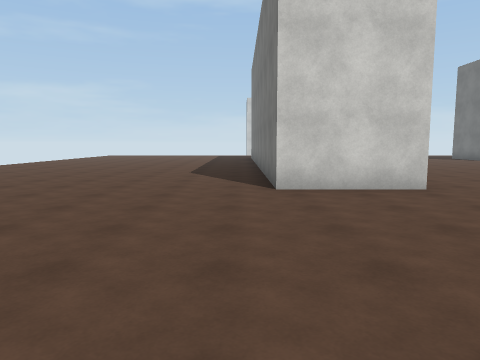
[1] (above)

23 first-person views from a walk through a scene from a Unity 3-D project. The camera is 1.5 m above the floor, tilts 6° down and sees 70° across. The floor is counted in squares, 2 m on a side. Each view is taken from the middle of a square. On the plan, view 1 faces up. The plan holds only what a view shows up to about 11 squares ahead; the rest is blank. The place goes on beyond the plan. The player is left out. Surface patterns are stand-ins for the level's own textures.

[2]
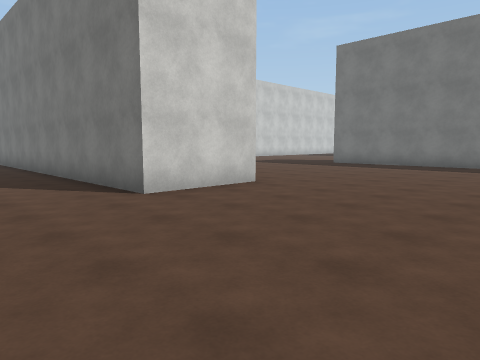

[3]
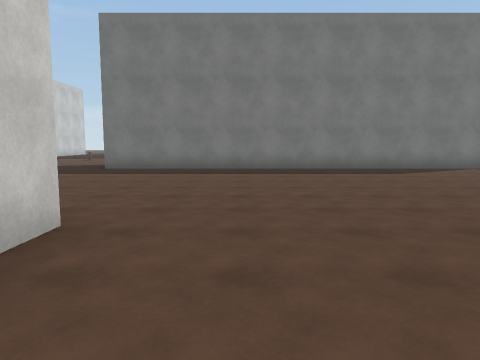

[4]
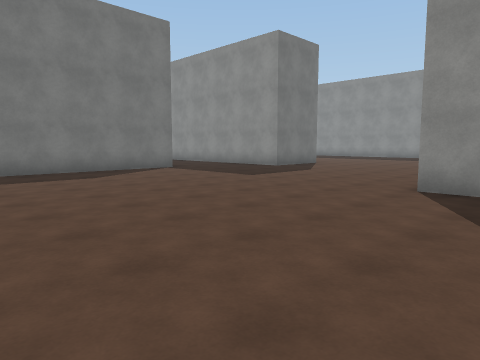

[5]
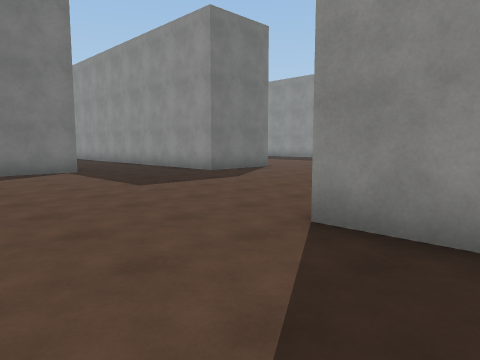

[6]
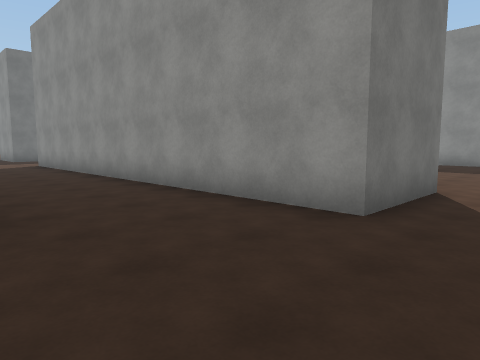

[7]
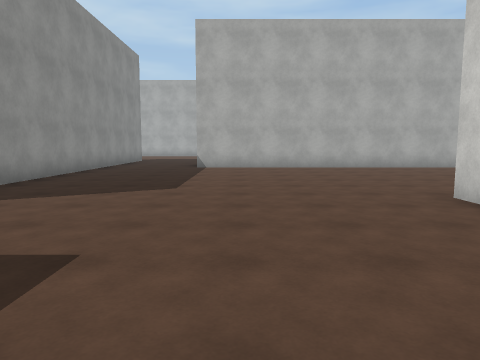

[8]
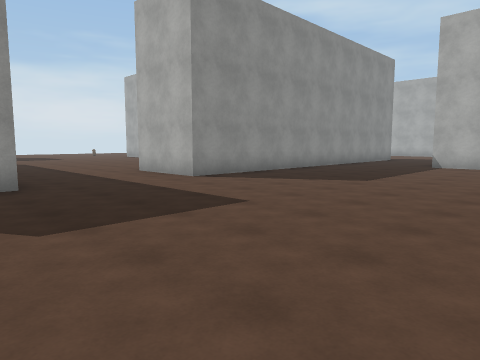

[9]
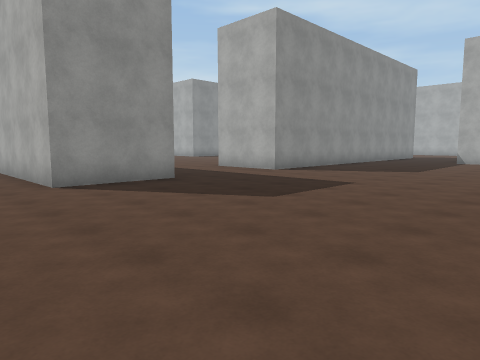

[10]
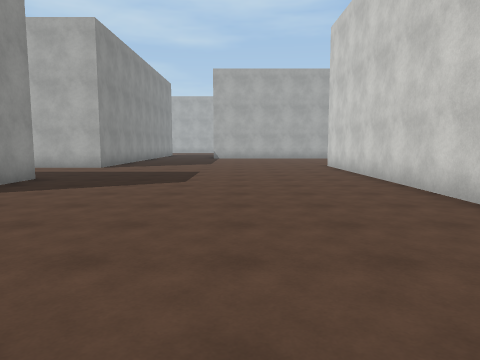

[11]
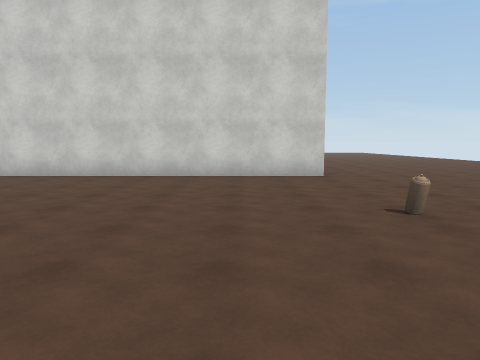

[12]
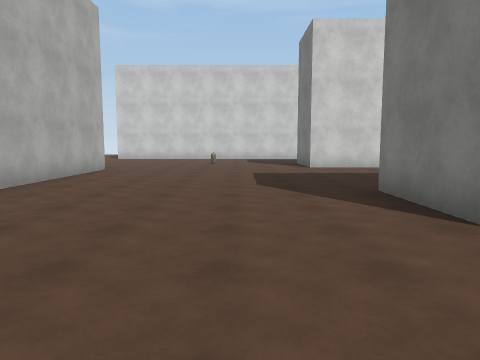

[13]
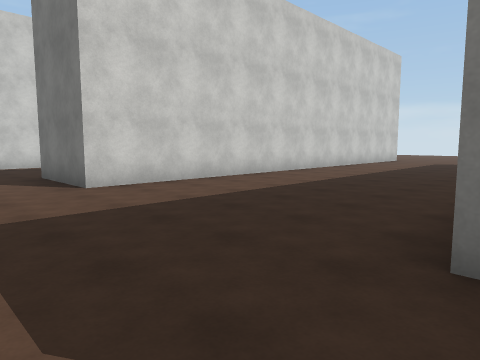

[14]
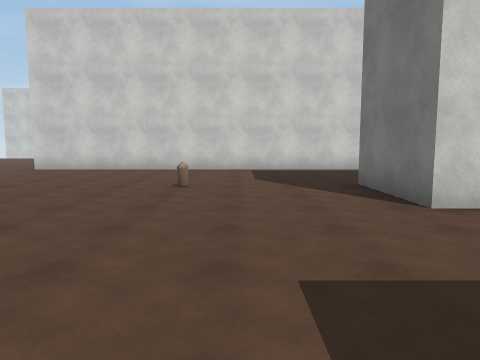

[15]
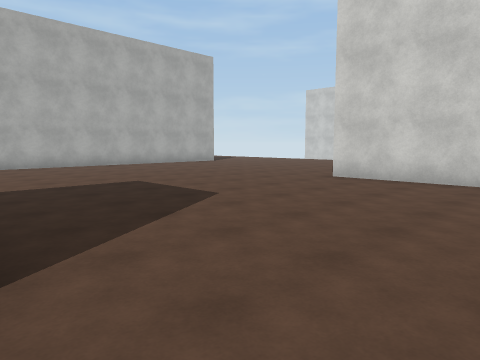

[16]
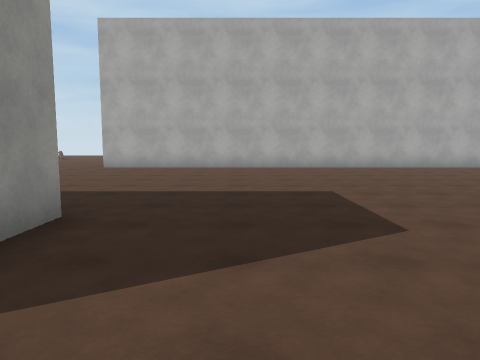

[17]
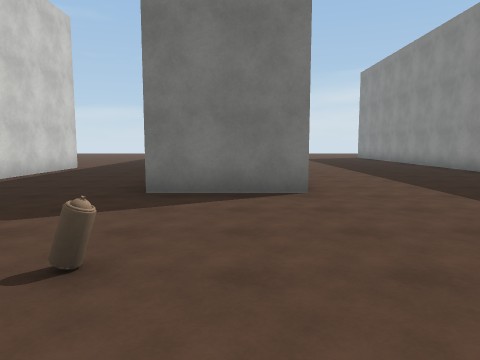

[18]
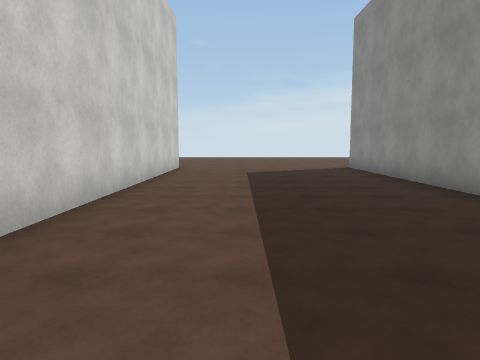

[19]
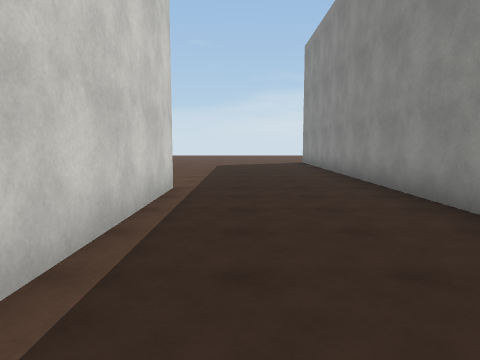

[20]
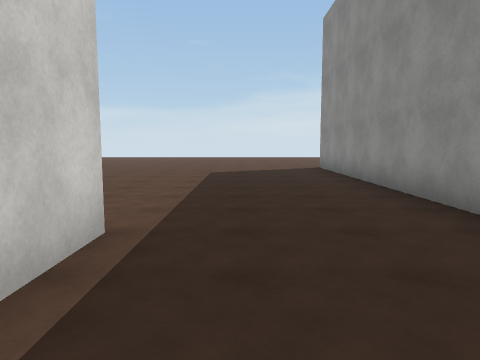

[21]
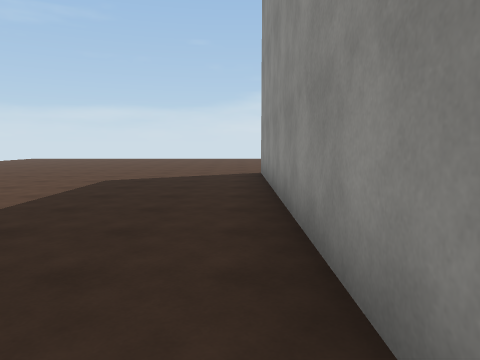

[22]
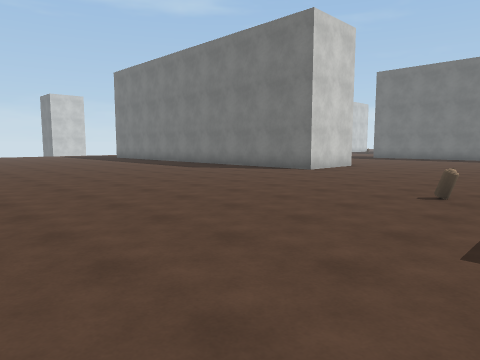

[23]
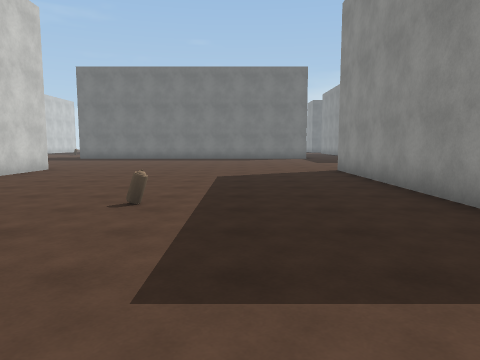

### Floor plan
Points are (right, up) in squares from view 1. A wall is a line through its corners. A room is listed if a view was taken in it or the views show most of it. See-through windows are left out.
Room 1 (views 1, 2, 3, 4, 5, 6, 7, 8, 9, 10, 11, 12, 13, 14, 15, 16, 17, 18, 19, 20, 21, 22, 23)
walls: (13, 8.2) (13, -3.4); (10.5, -3.5) (10.5, 8.2) (11.5, 8.2); (23.2, 3.5) (25.1, 3.5); (8.6, -8.5) (8.6, -6.4) (20.1, -6.4) (20.1, -8.5); (22.5, 11.4) (33, 11.4); (3.1, 17.5) (3.1, 5.6) (0.6, 5.6) (0.6, 14.1); (-3.1, -2.8) (2.9, -2.8); (26.9, 3.5) (33, 3.5); (23.6, -6.4) (26.1, -6.4) (26.1, -8.5); (24.9, 15.1) (10.9, 15.1); (32.9, 8.9) (19.2, 8.9) (19.2, 11.5); (33, 1) (19.2, 1) (19.2, 3.5)
objects: other object (-3, 1); other object (16, 11); other object (33, -3)

Positions as (right, up) in squares from view 1, and headings:
1: (0, 0), facing up
2: (-2, 1), facing up-right
3: (0, 4), facing right
4: (1, 3), facing down-right
5: (1, 0), facing down-right
6: (7, -3), facing down-right
7: (24, -2), facing left
8: (25, 0), facing down-left
9: (28, 0), facing down-left
10: (31, -2), facing left
11: (31, -7), facing up
12: (17, -2), facing up
13: (17, 3), facing up-right
14: (17, 5), facing up
15: (15, 8), facing up-left
16: (14, 10), facing left
17: (14, 10), facing right
18: (22, 7), facing right
19: (19, 14), facing right
20: (22, 14), facing right
21: (24, 12), facing right
22: (-8, 0), facing up-right
23: (-7, 0), facing right
